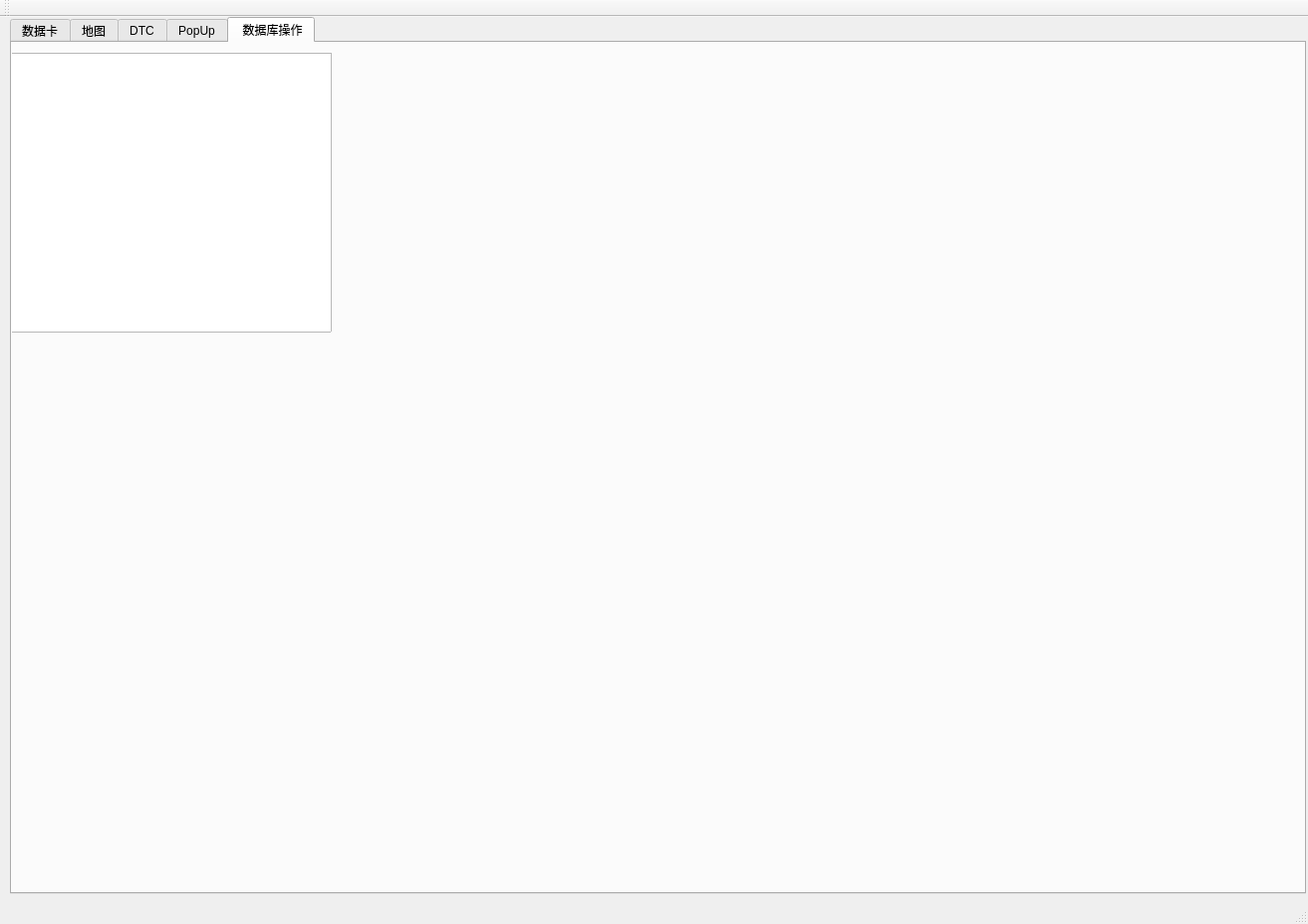
<?xml version="1.0" encoding="UTF-8"?>
<ui version="4.0">
 <class>MainWindow</class>
 <widget class="QMainWindow" name="MainWindow">
  <property name="geometry">
   <rect>
    <x>0</x>
    <y>0</y>
    <width>1313</width>
    <height>928</height>
   </rect>
  </property>
  <property name="windowTitle">
   <string>MainWindow</string>
  </property>
  <widget class="QWidget" name="centralWidget">
   <widget class="QTabWidget" name="tabWidget">
    <property name="geometry">
     <rect>
      <x>10</x>
      <y>0</y>
      <width>1301</width>
      <height>881</height>
     </rect>
    </property>
    <property name="currentIndex">
     <number>4</number>
    </property>
    <widget class="QWidget" name="tab_1">
     <attribute name="title">
      <string>数据卡</string>
     </attribute>
     <widget class="QWidget" name="data_card_widget" native="true">
      <property name="geometry">
       <rect>
        <x>10</x>
        <y>0</y>
        <width>1271</width>
        <height>731</height>
       </rect>
      </property>
     </widget>
    </widget>
    <widget class="QWidget" name="tab_2">
     <attribute name="title">
      <string>地图</string>
     </attribute>
     <widget class="QWidget" name="map_widget" native="true">
      <property name="geometry">
       <rect>
        <x>10</x>
        <y>10</y>
        <width>1131</width>
        <height>831</height>
       </rect>
      </property>
     </widget>
    </widget>
    <widget class="QWidget" name="tab_3">
     <attribute name="title">
      <string>DTC</string>
     </attribute>
     <widget class="QWidget" name="dtc_widget" native="true">
      <property name="geometry">
       <rect>
        <x>0</x>
        <y>0</y>
        <width>1151</width>
        <height>851</height>
       </rect>
      </property>
     </widget>
    </widget>
    <widget class="QWidget" name="tab_4">
     <attribute name="title">
      <string>PopUp</string>
     </attribute>
     <widget class="QWidget" name="popup_widget" native="true">
      <property name="geometry">
       <rect>
        <x>0</x>
        <y>0</y>
        <width>1151</width>
        <height>851</height>
       </rect>
      </property>
     </widget>
    </widget>
    <widget class="QWidget" name="tab">
     <attribute name="title">
      <string> 数据库操作</string>
     </attribute>
     <widget class="QStackedWidget" name="stackedWidget">
      <property name="geometry">
       <rect>
        <x>330</x>
        <y>10</y>
        <width>771</width>
        <height>321</height>
       </rect>
      </property>
      <property name="currentIndex">
       <number>0</number>
      </property>
      <widget class="QWidget" name="page"/>
      <widget class="QWidget" name="page_2"/>
      <widget class="QWidget" name="page_3"/>
      <widget class="QWidget" name="page_4"/>
     </widget>
     <widget class="QTableView" name="tableView">
      <property name="geometry">
       <rect>
        <x>-20</x>
        <y>10</y>
        <width>341</width>
        <height>281</height>
       </rect>
      </property>
     </widget>
    </widget>
   </widget>
  </widget>
  <widget class="QMenuBar" name="menuBar">
   <property name="geometry">
    <rect>
     <x>0</x>
     <y>0</y>
     <width>1313</width>
     <height>23</height>
    </rect>
   </property>
  </widget>
  <widget class="QToolBar" name="mainToolBar">
   <attribute name="toolBarArea">
    <enum>TopToolBarArea</enum>
   </attribute>
   <attribute name="toolBarBreak">
    <bool>false</bool>
   </attribute>
  </widget>
  <widget class="QStatusBar" name="statusBar"/>
 </widget>
 <layoutdefault spacing="6" margin="11"/>
 <resources/>
 <connections/>
</ui>
